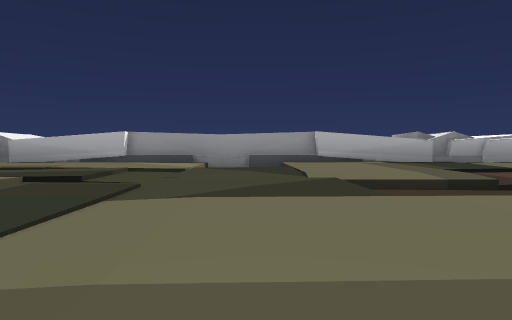
[1] (above)

23 first-person views from a walk through a 3-D level made in the Unity game engine. The camera is 0.4 m above the floor, tilts 2° down and sees 70° across. The floor is counted in squares, 1 m on a side. Each view is taken from the middle of a square. On the plan, view 1 faces up. The plan holds only what a view shows up to about 9 squares ahead; the rest is blank. The place goes on beyond the plan. Some animated figures are left out.

[2]
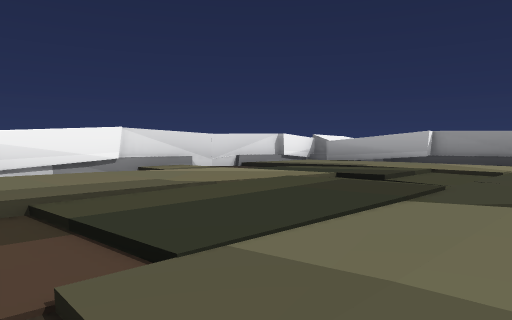

[3]
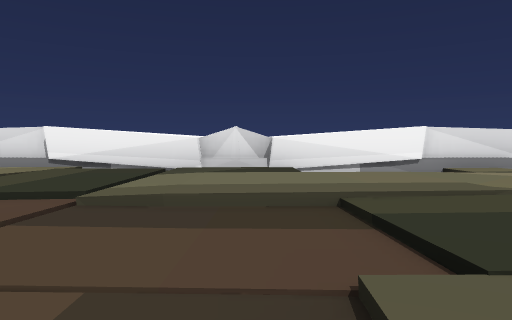

[4]
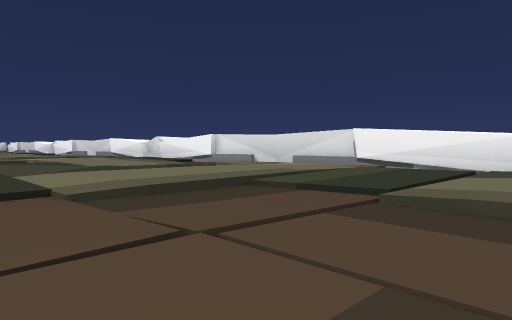

[5]
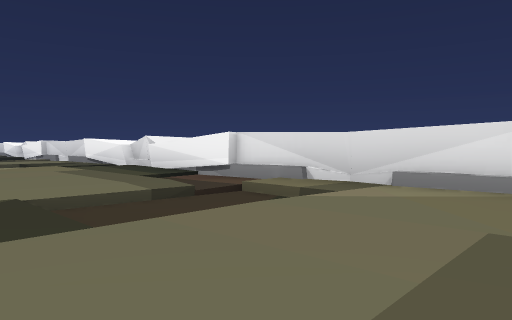

[6]
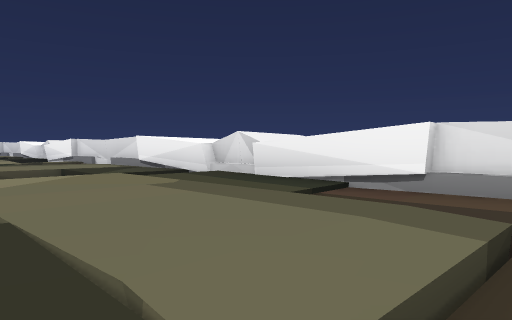

[7]
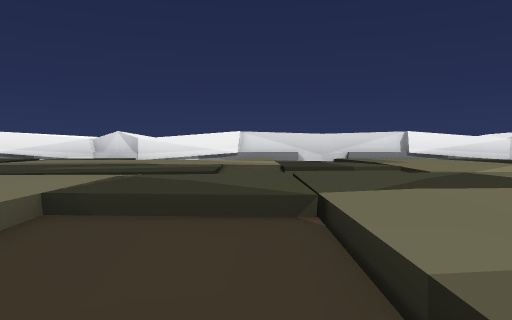

[8]
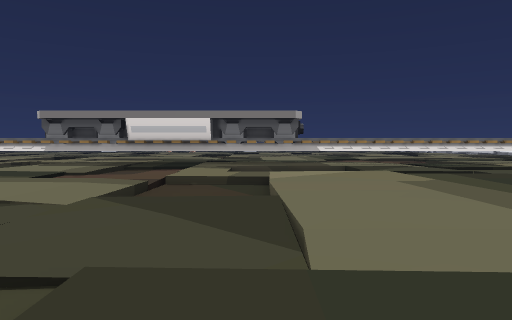

[9]
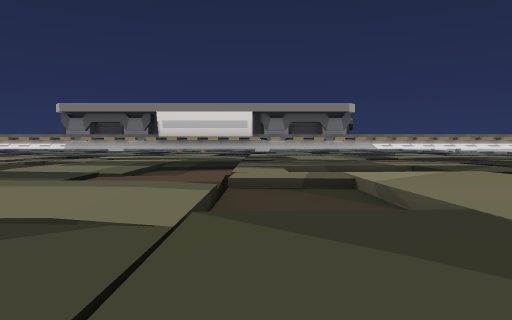

[10]
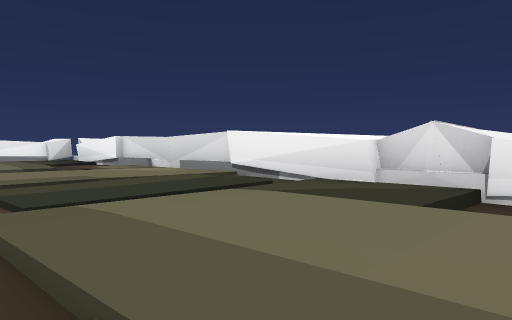

[11]
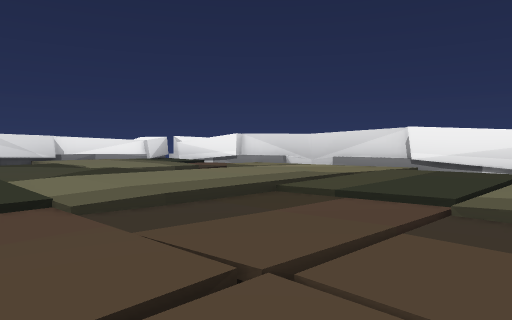

[12]
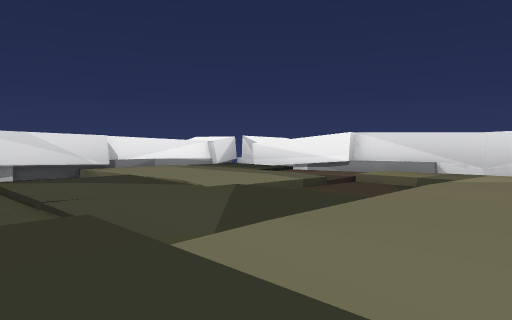

[13]
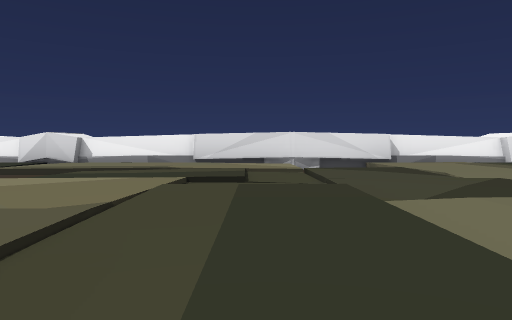

[14]
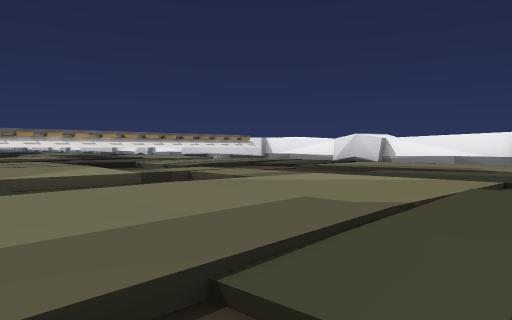

[15]
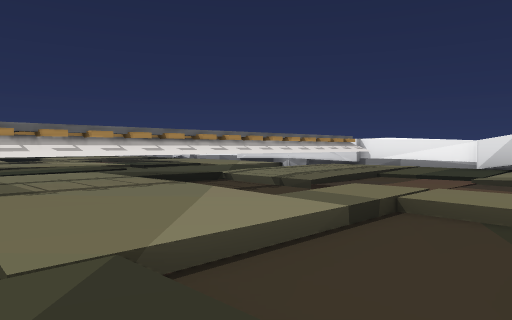

[16]
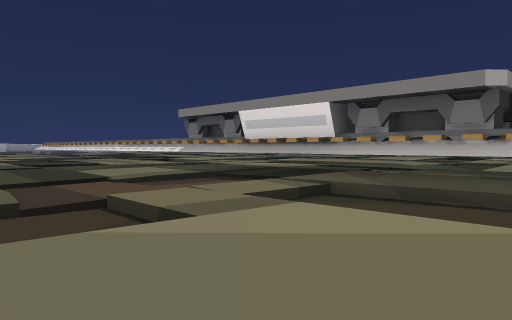

[17]
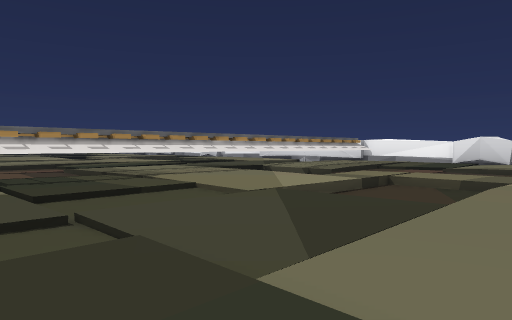

[18]
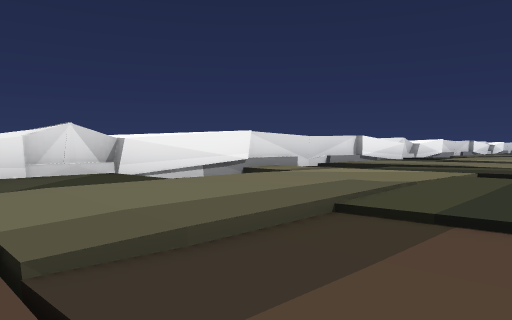

[19]
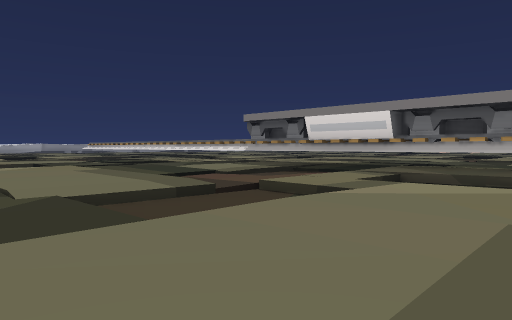

[20]
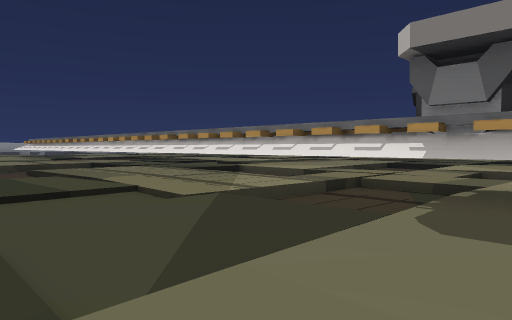

[21]
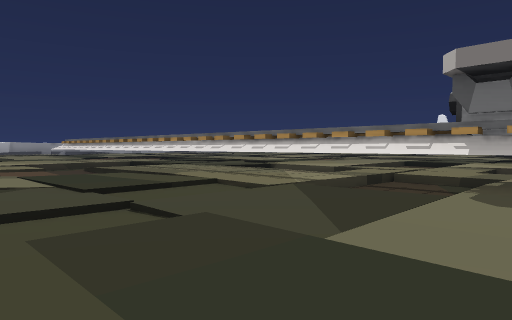

[22]
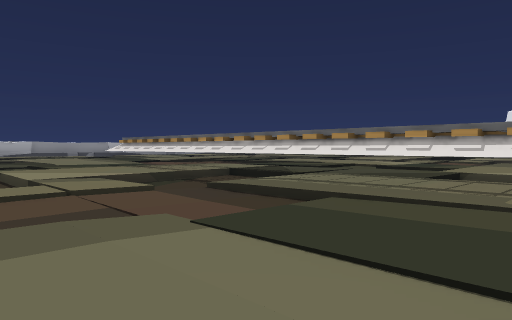

[23]
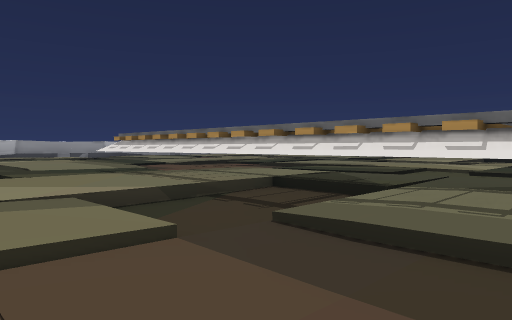

### Floor plan
Key: @ floor where view 1 was taken; # wall or solid block; . main floor; - floor 0.05 m lower than the main floor; _ floor 0.1 m lower than the main floor; < floor 0.15 m lower than the main floor; / step, stairs or slope; = window, fence, low wall or low ledge; v drop or lower ground.
Columns run from 6 left of view 1 to 8 right of it. Each row starts with its distance up from view 1.
  8 ############
  7 #....v ....
  6 #....vv..--
  5 #_-.//...__
  4 #//.///-v_
  3 #v..//.vv
  2 #v..../..   ..
  1 #v..--..    ..
  0 #..._/@    ..._
 -1 # --_//    -
 -2 #/.-_/_    /.#
 -3 #//////   v/=#
 -4 #....-    v..#
 -5 #<<<./    v-=#
 -6 #<<<./    --<#
 -7 #_.../   ___.#
 -8 #/...v   ///.#
 -9 #-..v   ..--.#
-10 #...v   v.-..#
-11 #-..     ./-.#
-12 #.v    ..//.=#
-13 #.vvv  ..../=#
-14 #....v ..-...#
-15 #//..//..////#
-16 #_/../././__/#
-17 #-..-/.=<<--.#
-18 # ..../=<<-v.#
-19 # ..-......v.#
-20 #v..////../v.#
-21 #...___ -./.=#
-22 #/.-_-/ -///.#
-23 #/.-_/_/././.#
-24 #....--/.vv..#
-25 #....-...vv..#
-26 #/<<.///.vv/<#
-27 #///-///-////#
-28 #_..../.-___/#
-29 #-..vv.....//#
-30 #...vv........v
-31 ###############

Where each view was taken, in squares from view 1:
view 1: 0 up, 0 right, facing up
view 2: 0 up, 0 right, facing up-left
view 3: 0 up, 0 right, facing left
view 4: 0 up, 0 right, facing down-left
view 5: 3 down, 2 left, facing down-left
view 6: 6 down, 2 left, facing down-left
view 7: 17 down, 3 right, facing left
view 8: 18 down, 2 left, facing right
view 9: 17 down, 1 left, facing right
view 10: 19 down, 2 left, facing down-left
view 11: 21 down, 0 right, facing down-left
view 12: 24 down, 0 right, facing down-left
view 13: 23 down, 0 right, facing down
view 14: 23 down, 0 right, facing down-right
view 15: 23 down, 3 right, facing down-right
view 16: 20 down, 2 right, facing up-right
view 17: 21 down, 2 right, facing down-right
view 18: 22 down, 1 left, facing up-left
view 19: 20 down, 0 right, facing up-right
view 20: 14 down, 4 right, facing up-right
view 21: 14 down, 3 right, facing up-right
view 22: 10 down, 3 right, facing up-right
view 23: 8 down, 4 right, facing up-right
